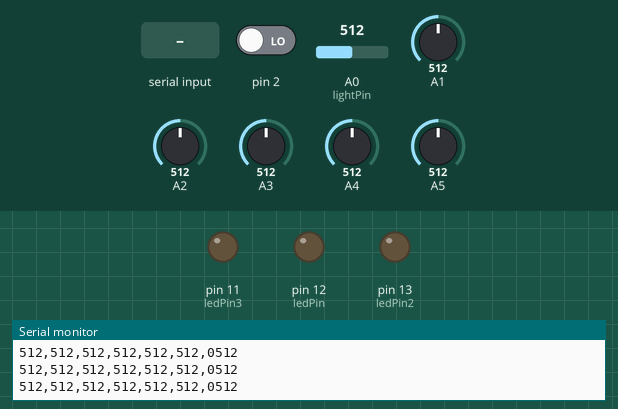
The sketch below on a simulated Arduino Uno, built with avr-gcc and run on an emulated ATmega328P. On the bench: output pins drawn as LEDs (lit = HIGH), the last lines printed to the serial monitor. Inputs (shaded band) come from the test bench; at power-on: A0 (lightPin) = 512, pin 2 LOW, A1 = 512, A2 = 512, A3 = 512, A4 = 512, A5 = 512.

Above: at 1.2 s.
1.3 s: "on\n" received over Serial
At 1.6 s:
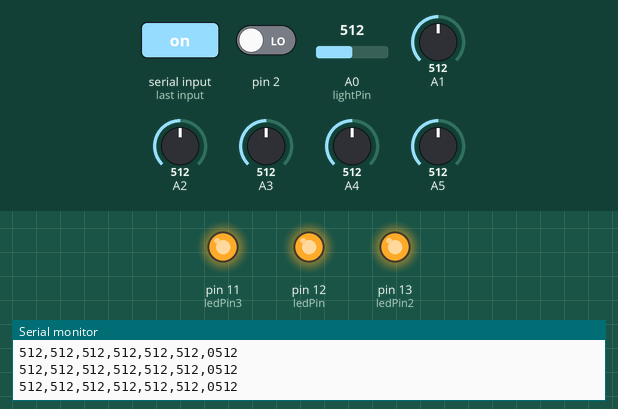
2.8 s: A0 (lightPin) set to 110
5.8 s: A0 (lightPin) set to 92
8.8 s: "off\n" received over Serial
At 9.6 s:
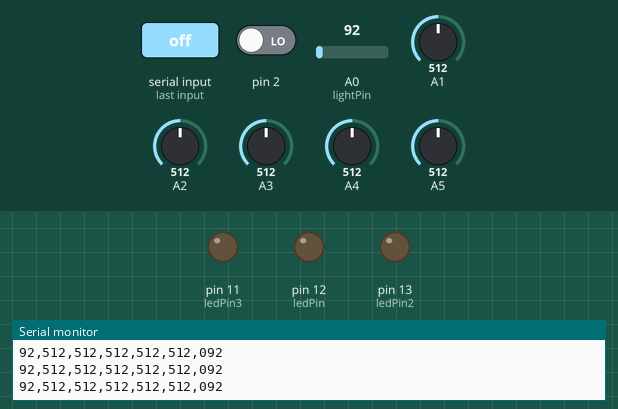
Timing chart, 0 to 11.8 s (numbered marks = the images above; inputs shaded):
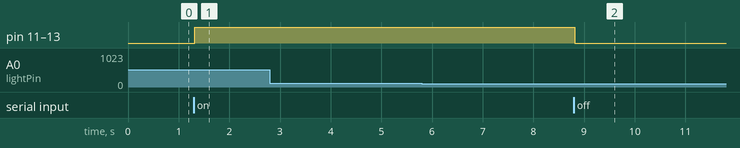

The sketch:

photo-synthetic.ino.ino
```cpp
int sensorValue[5];
int ledPin=12;
int ledPin2=13;
int lightPin=0;
int ledPin3=11;

void setup() {
  // initialize serial communications at 9600 bps:
  Serial.begin(9600);
  pinMode(ledPin,OUTPUT);
  pinMode(ledPin2,OUTPUT);
  pinMode(ledPin3,OUTPUT);
  pinMode(2,INPUT);
  pinMode(3,INPUT);
  pinMode(4,INPUT);
}

void loop() {
  int digValue2= digitalRead(2);
//  int digValue3= digitalRead(3);
//  int digValue4= digitalRead(4);
  Serial.println(analogRead(lightPin));
  delay(10); //short delay for faster response to light.

  for (int i=0;i<5;i++){
  sensorValue[i] = analogRead(i);
  Serial.print(sensorValue[i]);
  Serial.print(",");
  }
  sensorValue[5] = analogRead(5);
  Serial.print(sensorValue[5]);
  Serial.print(",");
  Serial.print(digValue2);
//  Serial.print(",");
//  Serial.println(digValue3);

  if (Serial.available() > 0) {
  //char incoming = Serial.read();

  String incoming = Serial.readStringUntil('\n');
  Serial.println(incoming);
  if (incoming=="on"){
  digitalWrite(12,HIGH);
  digitalWrite(13,HIGH);
  digitalWrite(11,HIGH);
  }
  if (incoming=="off"){
  digitalWrite(12,LOW);
  digitalWrite(13,LOW);
  digitalWrite(11,LOW);

  }
  }
}
```

Measured:
- after the input at 1.3 s, pin 11 (ledPin3), pin 12 (ledPin), pin 13 (ledPin2): LOW → HIGH at once
- after the input at 8.8 s, pin 11 (ledPin3), pin 12 (ledPin), pin 13 (ledPin2): HIGH → LOW at once
